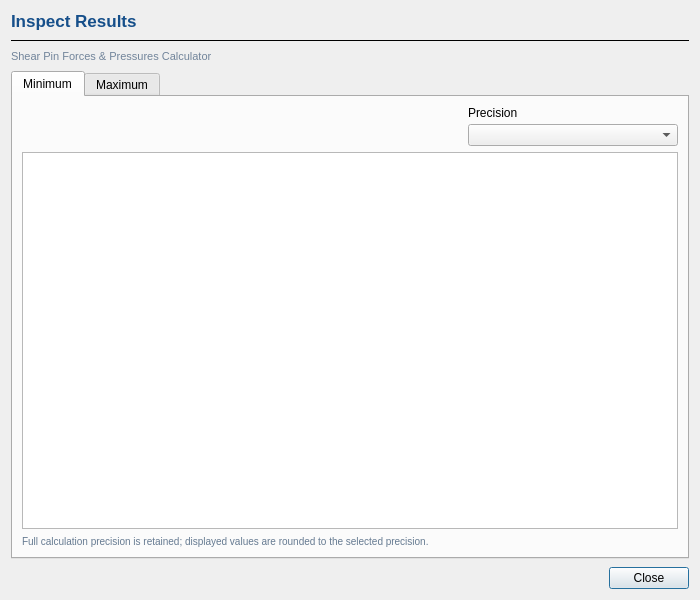
<?xml version='1.0' encoding='utf-8'?>
<ui version="4.0">
 <class>InspectResults</class>
 <widget class="QDialog" name="InspectResults">
  <property name="geometry">
   <rect>
    <x>0</x>
    <y>0</y>
    <width>700</width>
    <height>600</height>
   </rect>
  </property>
  <property name="windowTitle">
   <string>Inspect Results | Shear Pin Forces &amp; Pressures Calculator</string>
  </property>
  <layout class="QVBoxLayout" name="inspectionLayout">
   <property name="spacing">
    <number>8</number>
   </property>
   <item>
    <widget class="QLabel" name="inspect_heading">
     <property name="text">
      <string>Inspect Results</string>
     </property>
     <property name="styleSheet">
      <string>font-size:17px; font-weight:700; color:#164f8a;</string>
     </property>
    </widget>
   </item>
   <item>
    <widget class="QFrame" name="inspect_heading_rule">
     <property name="frameShape">
      <enum>QFrame::Shape::HLine</enum>
     </property>
    </widget>
   </item>
   <item>
    <widget class="QLabel" name="inspect_app_name">
     <property name="text">
      <string>Shear Pin Forces &amp; Pressures Calculator</string>
     </property>
     <property name="styleSheet">
      <string>color:#71849a; font-size:11px;</string>
     </property>
    </widget>
   </item>
   <item>
    <widget class="QTabWidget" name="result_tabs">
     <property name="currentIndex">
      <number>0</number>
     </property>
     <widget class="QWidget" name="minimum_tab">
      <attribute name="title"><string>Minimum</string></attribute>
      <layout class="QVBoxLayout" name="minimumLayout">
       <item>
        <layout class="QHBoxLayout" name="minimumSelector">
         <item><spacer name="minimum_spacer"><property name="orientation"><enum>Qt::Orientation::Horizontal</enum></property><property name="sizeHint" stdset="0"><size><width>20</width><height>10</height></size></property></spacer></item>
         <item><layout class="QVBoxLayout" name="minimumPrecisionLayout">
          <property name="spacing"><number>4</number></property>
          <item><widget class="QLabel" name="minimum_precision_label"><property name="text"><string>Precision</string></property></widget></item>
          <item><widget class="QComboBox" name="minimum_precision"><property name="minimumSize"><size><width>210</width><height>0</height></size></property></widget></item>
         </layout></item>
        </layout>
       </item>
       <item><widget class="QTextBrowser" name="minimum_text"><property name="readOnly"><bool>true</bool></property></widget></item>
       <item><widget class="QLabel" name="minimum_disclaimer">
        <property name="styleSheet"><string>color:#657a91; font-size:10px;</string></property>
        <property name="text"><string>Full calculation precision is retained; displayed values are rounded to the selected precision.</string></property>
       </widget></item>
      </layout>
     </widget>
     <widget class="QWidget" name="maximum_tab">
      <attribute name="title"><string>Maximum</string></attribute>
      <layout class="QVBoxLayout" name="maximumLayout">
       <item>
        <layout class="QHBoxLayout" name="maximumSelector">
         <item><spacer name="maximum_spacer"><property name="orientation"><enum>Qt::Orientation::Horizontal</enum></property><property name="sizeHint" stdset="0"><size><width>20</width><height>10</height></size></property></spacer></item>
         <item><layout class="QVBoxLayout" name="maximumPrecisionLayout">
          <property name="spacing"><number>4</number></property>
          <item><widget class="QLabel" name="maximum_precision_label"><property name="text"><string>Precision</string></property></widget></item>
          <item><widget class="QComboBox" name="maximum_precision"><property name="minimumSize"><size><width>210</width><height>0</height></size></property></widget></item>
         </layout></item>
        </layout>
       </item>
       <item><widget class="QTextBrowser" name="maximum_text"><property name="readOnly"><bool>true</bool></property></widget></item>
       <item><widget class="QLabel" name="maximum_disclaimer">
        <property name="styleSheet"><string>color:#657a91; font-size:10px;</string></property>
        <property name="text"><string>Full calculation precision is retained; displayed values are rounded to the selected precision.</string></property>
       </widget></item>
      </layout>
     </widget>
    </widget>
   </item>
   <item>
    <layout class="QHBoxLayout" name="inspectionButtons">
     <item>
      <spacer name="inspectionSpacer">
       <property name="orientation">
        <enum>Qt::Orientation::Horizontal</enum>
       </property>
       <property name="sizeHint" stdset="0">
        <size>
         <width>20</width>
         <height>10</height>
        </size>
       </property>
      </spacer>
     </item>
     <item>
      <widget class="QPushButton" name="close_inspection">
       <property name="text">
        <string>Close</string>
       </property>
      </widget>
     </item>
    </layout>
   </item>
  </layout>
 </widget>

 <resources />
 <connections />
</ui>
